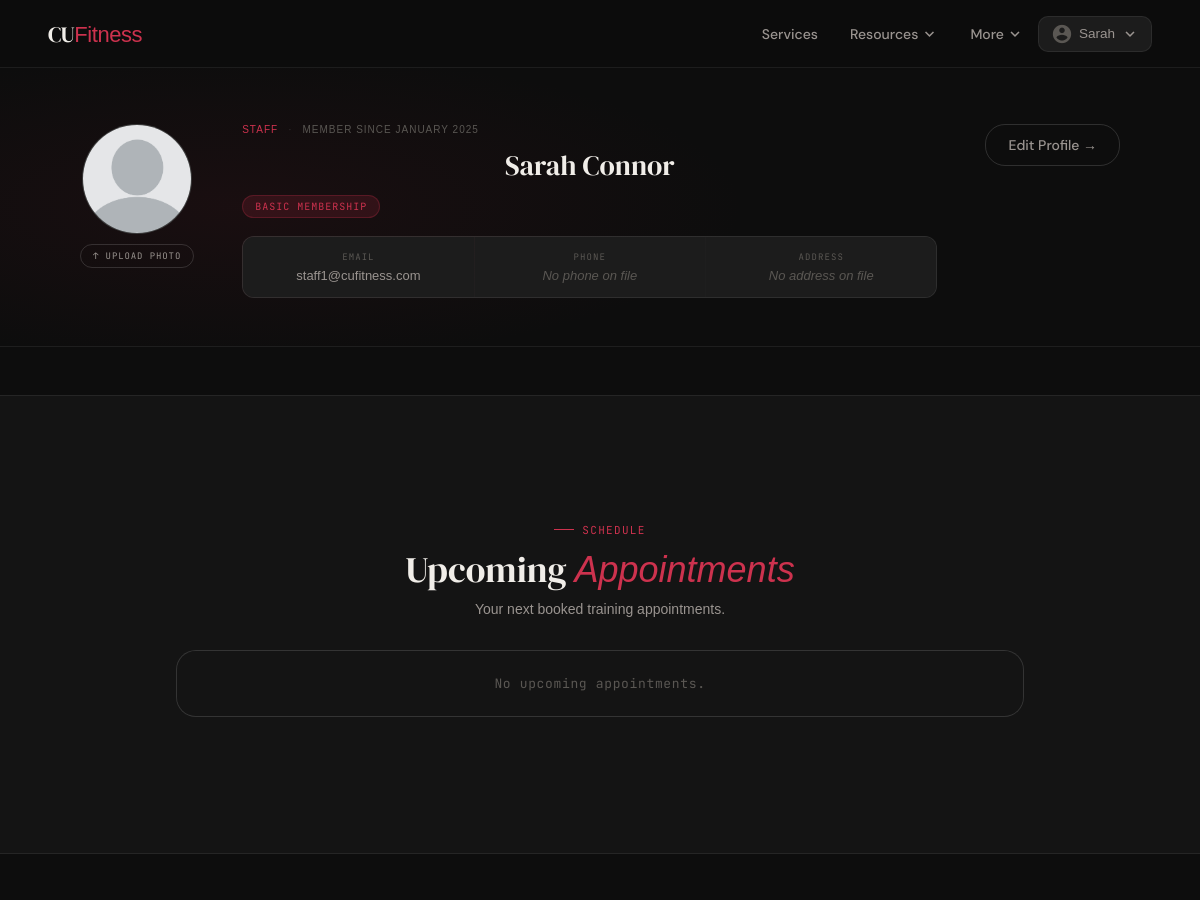
/user_profile/ (signed in, upper part), run on an earlier commit of the app's database.
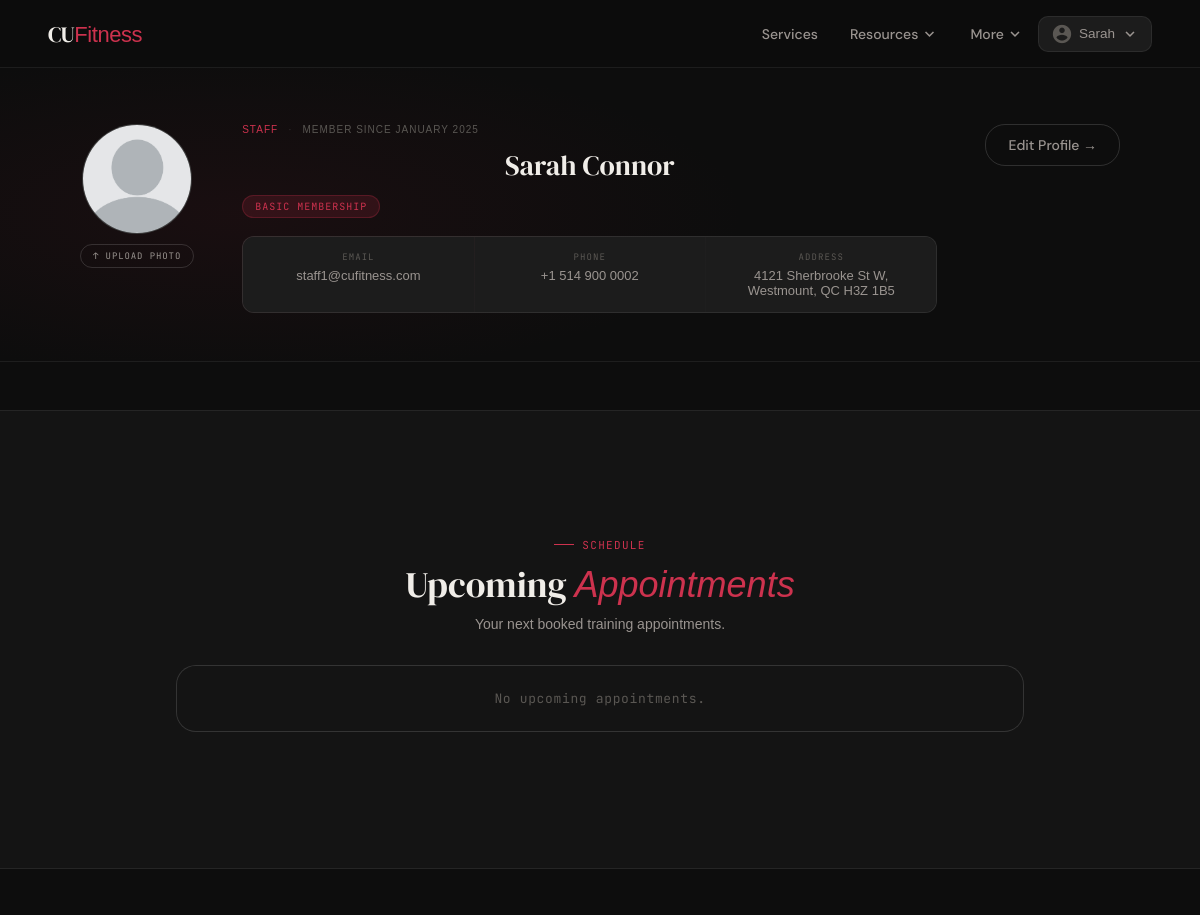
And on a later commit of the database.
### CUFitness/models.py (models this page shows, shortened)
class CustomUser(AbstractBaseUser, PermissionsMixin):
    ROLE_CHOICES = [
        ('MEMBER', 'Member'),
        ('COACH', 'Coach'),
        ('STAFF', 'Staff'),
        ('ADMIN', 'Admin'),
    ]
    role = models.CharField(max_length=20, choices=ROLE_CHOICES, default='MEMBER', verbose_name='user role')
    MEMBERSHIP_CHOICES = [
        ("BASIC", "Basic"),
        ("STANDARD", "Standard"),
        ("PLATINUM", "Platinum"),
        ("PER_SESSION", "Per Session"),
    ]
    email = models.EmailField(_("email address"), unique=True)
    first_name = models.CharField(_("first name"), max_length=50, default='')
    last_name = models.CharField(_("last name"), max_length=50, default='')
    membership= models.CharField(_("membership"), max_length=50, choices=MEMBERSHIP_CHOICES,default='BASIC')
    phone_number = models.CharField(max_length=20, default='', help_text='e.g. +1 514 555 0123')
    date_of_birth = models.DateField(null=True, help_text='Format: YYYY-MM-DD')
    address = models.CharField(max_length=255, default='', blank=True, help_text='Address here')
    profile_picture = models.ImageField(upload_to='profile_pictures/', default='defaults/Default_Profile_Picture.jpg',blank=True,)
    REQUEST_STATUS_CHOICES = [
        ('NONE', 'No Request'),
        ('PENDING', 'Pending Approval'),
        ('APPROVED', 'Approved'),
        ('REJECTED', 'Rejected'),
    ]
    coach_request_status = models.CharField(
        max_length=20,
        choices=REQUEST_STATUS_CHOICES,
        default='NONE',
        verbose_name='Coach request status'
    )
    WORKOUT_VISIBILITY_CHOICES = [
        ('PUBLIC', 'Public'),
        ('COACH_ONLY', 'Coach Only'),
    ]
    workout_visibility = models.CharField(
        max_length=20,
        choices=WORKOUT_VISIBILITY_CHOICES,
        default='COACH_ONLY',
        verbose_name='Workout history privacy setting'
    )
    auto_accept_appointments = models.BooleanField(
        default=False,
        help_text='Automatically accept all incoming appointment requests'
    )
    is_staff = models.BooleanField(default=False)
    is_active = models.BooleanField(default=True)
    date_joined = models.DateTimeField(default=timezone.now)
    USERNAME_FIELD = "email"
    REQUIRED_FIELDS = []
    objects = CustomUserManager()
    class Meta:
        permissions = [
            ("can_ban_users", "Can ban users"),
            ("can_view_coach_requests", "Can view coach requests"),
            ("can_accept_coach_requests", "Can accept coach requests"),
            ("can_change_user_role", "Can change user role"),
            ("can_view_user_reports", "Can view user reports"),
        ]

### CUFitness/views.py (the view)
# urls.py: path('user_profile/', views.user_profile, name='user_profile'),
@login_required(login_url='login')
def user_profile(request):
    now = timezone.now()
    appointments = CoachAppointment.objects.filter(member=request.user).select_related('coach').order_by('start_time')
    upcoming_appointments = appointments.filter(start_time__gte=now).exclude(status='CANCELLED')
    past_appointments = appointments.filter(start_time__lt=now)
    canceled_appointments = appointments.filter(status='CANCELLED')
    context = {"upcoming_appointments":upcoming_appointments, "past_appointments":past_appointments, "canceled_appointments":canceled_appointments}
    return render(request, 'CUFitness/user/user_profile.html', context)

### CUFitness/templates/CUFitness/user/user_profile.html (shortened to what this page needs)
{% extends 'CUFitness/general_website/base.html' %}
{% load static %}
{% block extra_styles %}
  <link rel="stylesheet" href="{% static 'user/user_profile.css' %}"/>
{% endblock %}
{% block content %}
{% if user.is_authenticated %}
<section class="profile-hero">
  <div class="profile-hero-inner">
    <div class="avatar-wrap">
        <div class="avatar-placeholder">
          {% if user.profile_picture %}
            <img src="{{ user.profile_picture.url }}" alt="Profile picture">
          {% endif %}
        </div>
        <form method="post" action="{% url 'upload_picture' %}" enctype="multipart/form-data" id="avatar-form">
          <label for="avatar-upload" class="avatar-upload-btn">&#8593; Upload Photo</label>
        </form>
    </div>
    <div class="profile-meta">
      <div class="profile-eyebrow">
        <span class="profile-role-tag">{{ user.role|title }}</span>
        <span class="profile-divider">·</span>
        <span class="profile-since">Member since January 2025</span>
      </div>
      <h1 class="profile-name">{{ user.first_name }} {{ user.last_name }}</h1>
      <div class="profile-tier-badge">{{ user.membership }} membership</div>
      <div class="profile-contact-grid">
        <div class="profile-contact-field">
          <span class="profile-contact-label">Email</span>
          <span class="profile-contact-value">{{ user.email }}</span>
        </div>
        <div class="profile-contact-field">
          <span class="profile-contact-label">Phone</span>
          {% if user.phone_number %}
          <span class="profile-contact-value">{{ user.phone_number }}</span>
          {% else %}
          <span class="profile-contact-value profile-contact-empty">No phone on file</span>
          {% endif %}
        </div>
        <div class="profile-contact-field">
          <span class="profile-contact-label">Address</span>
          {% if user.address %}
          <span class="profile-contact-value">{{ user.address }}</span>
          {% else %}
          <span class="profile-contact-value profile-contact-empty">No address on file</span>
          {% endif %}
        </div>
      </div>
    </div>
    <div class="profile-actions">
      <a href="{% url 'user_settings' %}" class="profile-edit-btn">Edit Profile &rarr;</a>
    </div>
  </div>
</section>
<section class="sessions-section">
  <div class="section-header">
    <div class="section-label">Schedule</div>
    <h2>Upcoming <em>Appointments</em></h2>
    <p>Your next booked training appointments.</p>
  </div>
  <div class="sessions-list">
    {% for upcoming_appointment in upcoming_appointments %}
    <div class="session-row">
      <div class="session-index">{{ forloop.counter|stringformat:"02d" }}</div>
      <div class="session-info">
        <div class="session-type">{{ upcoming_appointment.coach.first_name }} {{ upcoming_appointment.coach.last_name }}</div>
        <div class="session-detail">{{ upcoming_appointment.get_status_display }}</div>
      </div>
      <div class="session-time">{{ upcoming_appointment.start_time|date:"M j" }} &mdash; {{ upcoming_appointment.start_time|time:"g:i A" }}</div>
    </div>
    {% empty %}
    <div class="session-empty">No upcoming appointments.</div>
    {% endfor %}
  </div>
</section>
{% else %}
<div class="profile-unauthenticated">
  <p>Please <a href="{% url 'login' %}">log in</a> to view your profile.</p>
</div>
{% endif %}
{% endblock %}

### CUFitness/templates/CUFitness/general_website/base.html (shortened to what this page needs)
{% load static %}
<!DOCTYPE html>
<html lang="en">
<head>
    <link rel="stylesheet" href="{% static 'general_website/base.css' %}">
    <link rel="stylesheet" href="{% static 'general_website/footer.css' %}">
    <link rel="stylesheet" href="{% static 'general_website/navbar.css' %}">
    {% block extra_styles %}{% endblock %}
</head>
<body>
<header class="nav-header" id="nav-header">
  <a href="/CUFitness/static" class="nav-logo">CU<span>Fitness</span></a>
  <nav class="nav-links">
    <a href="{% url 'services' %}" class="nav-link">Services</a>
    <div class="nav-dropdown">
      <button class="nav-link nav-drop-btn">
        Resources
        <span class="material-icons nav-chevron">expand_more</span>
      </button>
    </div>
    <div class="nav-dropdown">
      <button class="nav-link nav-drop-btn">
        More
        <span class="material-icons nav-chevron">expand_more</span>
      </button>
    </div>
  </nav>
  <div class="nav-account">
    {% if user.is_authenticated %}
      <div class="nav-dropdown">
        <button class="nav-account-btn">
          <span class="material-icons">account_circle</span>
          <span class="nav-account-name">{{ user.first_name|default:user.email }}</span>
          <span class="material-icons nav-chevron">expand_more</span>
        </button>
      </div>
    {% endif %}
  </div>
</header>
{% block content %}{% endblock %}
</body>
</html>

What changed in the data, as far as the page shows it:
changed CustomUser "Sarah": phone_number (not shown) → "+1 514 900 0002"; address (not shown) → "4121 Sherbrooke St W, Westmount, QC H3Z 1B5"
Also different on the page:
text no longer shown: "No phone on file No address on file"
